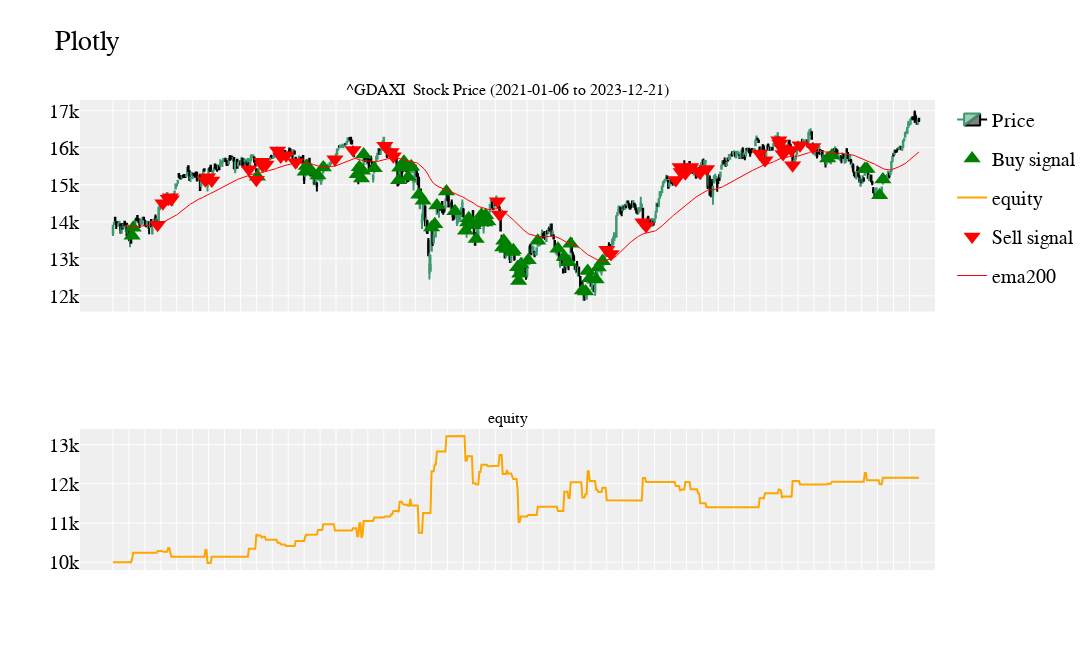

Notebook source saved alongside this figure:
### Code cell
%run "C:\\Users\\adamj\\Documents\\Projekty_Python\\Quant_trading\\Plotting_backtesting.ipynb"
ploting_results_vectorbt_openclose(spx_data)

### Figure 1 — Plotly figure (JSON) as saved in the notebook; plotly's stock layout.template omitted (floating-point values rounded to 4 significant figures; data arrays with more than 128 entries replaced by an {"elided": "..."} marker saying what was removed)
{"data": [{"close": {"elided": "760 float values"}, "decreasing": {"line": {"color": "black"}}, "high": {"elided": "760 float values"}, "increasing": {"line": {"color": "rgba(16, 38, 32)"}}, "low": {"elided": "760 float values"}, "name": "Price", "open": {"elided": "760 float values"}, "type": "candlestick", "x": {"elided": "760 str values"}, "xaxis": "x", "yaxis": "y"}, {"marker": {"color": "green", "size": 15, "symbol": "triangle-up"}, "mode": "markers", "name": "Buy signal", "type": "scatter", "x": ["02-01-2021 00:00", "02-02-2021 00:00", "20-07-2021 00:00", "21-09-2021 00:00", "22-09-2021 00:00", "29-09-2021 00:00", "10-07-2021 00:00", "14-10-2021 00:00", "29-11-2021 00:00", "12-01-2021 00:00", "12-03-2021 00:00", "12-06-2021 00:00", "12-07-2021 00:00", "21-12-2021 00:00", "25-01-2022 00:00", "26-01-2022 00:00", "31-01-2022 00:00", "02-01-2022 00:00", "02-07-2022 00:00", "02-09-2022 00:00", "02-10-2022 00:00", "21-02-2022 00:00", "25-02-2022 00:00", "03-09-2022 00:00", "14-03-2022 00:00", "16-03-2022 00:00", "29-03-2022 00:00", "04-08-2022 00:00", "26-04-2022 00:00", "28-04-2022 00:00", "29-04-2022 00:00", "05-05-2022 00:00", "05-10-2022 00:00", "13-05-2022 00:00", "17-05-2022 00:00", "20-05-2022 00:00", "23-05-2022 00:00", "25-05-2022 00:00", "14-06-2022 00:00", "15-06-2022 00:00", "20-06-2022 00:00", "21-06-2022 00:00", "27-06-2022 00:00", "28-06-2022 00:00", "07-04-2022 00:00", "07-05-2022 00:00", "07-06-2022 00:00", "07-07-2022 00:00", "18-07-2022 00:00", "29-07-2022 00:00", "25-08-2022 00:00", "09-02-2022 00:00", "09-08-2022 00:00", "09-12-2022 00:00", "27-09-2022 00:00", "30-09-2022 00:00", "10-04-2022 00:00", "10-06-2022 00:00", "14-10-2022 00:00", "18-10-2022 00:00", "24-10-2022 00:00", "22-08-2023 00:00", "28-08-2023 00:00", "10-10-2023 00:00", "10-12-2023 00:00", "30-10-2023 00:00", "11-02-2023 00:00"], "xaxis": "x", "y": [13620.0, 13840.0, 15220.0, 15350.0, 15510.0, 15370.0, 15250.0, 15460.0, 15280.0, 15470.0, 15170.0, 15380.0, 15810.0, 15450.0, 15120.0, 15460.0, 15470.0, 15620.0, 15210.0, 15480.0, 15490.0, 14730.0, 14570.0, 13850.0, 13930.0, 14440.0, 14820.0, 14280.0, 13760.0, 13980.0, 14100.0, 13900.0, 13530.0, 14030.0, 14190.0, 13980.0, 14180.0, 14010.0, 13300.0, 13490.0, 13270.0, 13290.0, 13190.0, 13230.0, 12770.0, 12400.0, 12590.0, 12840.0, 12960.0, 13480.0, 13270.0, 13050.0, 12900.0, 13400.0, 12140.0, 12110.0, 12670.0, 12470.0, 12440.0, 12770.0, 12930.0, 15710.0, 15790.0, 15420.0, 15430.0, 14720.0, 15140.0], "yaxis": "y"}, {"line": {"color": "orange"}, "name": "equity", "type": "scatter", "x": {"elided": "760 str values"}, "xaxis": "x2", "y": {"elided": "760 float values"}, "yaxis": "y2"}, {"marker": {"color": "red", "size": 15, "symbol": "triangle-down"}, "mode": "markers", "name": "Sell signal", "type": "scatter", "x": ["03-05-2021 00:00", "03-12-2021 00:00", "19-03-2021 00:00", "23-03-2021 00:00", "24-03-2021 00:00", "05-11-2021 00:00", "13-05-2021 00:00", "19-05-2021 00:00", "07-08-2021 00:00", "19-07-2021 00:00", "26-07-2021 00:00", "27-07-2021 00:00", "30-07-2021 00:00", "16-08-2021 00:00", "19-08-2021 00:00", "26-08-2021 00:00", "09-08-2021 00:00", "29-10-2021 00:00", "23-11-2021 00:00", "01-06-2022 00:00", "14-01-2022 00:00", "18-01-2022 00:00", "06-07-2022 00:00", "06-09-2022 00:00", "28-10-2022 00:00", "11-03-2022 00:00", "15-12-2022 00:00", "20-12-2022 00:00", "30-01-2023 00:00", "02-03-2023 00:00", "02-06-2023 00:00", "02-10-2023 00:00", "17-02-2023 00:00", "28-02-2023 00:00", "03-02-2023 00:00", "03-10-2023 00:00", "24-05-2023 00:00", "31-05-2023 00:00", "19-06-2023 00:00", "20-06-2023 00:00", "22-06-2023 00:00", "23-06-2023 00:00", "07-05-2023 00:00", "07-06-2023 00:00", "17-07-2023 00:00", "08-02-2023 00:00"], "xaxis": "x", "y": [13920.0, 14500.0, 14621, 14660.0, 14610.0, 15120.0, 15200.0, 15110.0, 15420.0, 15130.0, 15620.0, 15520.0, 15540.0, 15930.0, 15770.0, 15790.0, 15610.0, 15690.0, 15937, 16050.0, 15880.0, 15770.0, 14560.0, 14200.0, 13240.0, 13130.0, 13990.0, 13880.0, 15130.0, 15480.0, 15350.0, 15310.0, 15482, 15370.0, 15330.0, 15430.0, 15840.0, 15660.0, 16200.0, 16110.0, 15990.0, 15830.0, 15940.0, 15530.0, 16070.0, 16020.0], "yaxis": "y"}, {"legendgroup": "1", "line": {"color": "red", "width": 1}, "name": "ema200", "type": "scatter", "x": {"elided": "760 str values"}, "xaxis": "x", "y": {"elided": "760 float values"}, "yaxis": "y"}], "layout": {"annotations": [{"font": {"size": 16}, "showarrow": false, "text": "^GDAXI  Stock Price (2021-01-06 to 2023-12-21)", "x": 0.5, "xanchor": "center", "xref": "paper", "y": 1, "yanchor": "bottom", "yref": "paper"}, {"font": {"size": 16}, "showarrow": false, "text": "equity", "x": 0.5, "xanchor": "center", "xref": "paper", "y": 0.3, "yanchor": "bottom", "yref": "paper"}], "font": {"color": "#000000", "family": "Monospace", "size": 20}, "height": 650, "plot_bgcolor": "#efefef", "title": {"text": "Plotly"}, "width": 1200, "xaxis": {"anchor": "y", "autorange": true, "domain": [0, 1], "matches": "x2", "range": [-30.34, 773.3], "rangeslider": {"visible": false, "yaxis": {}}, "showticklabels": false, "type": "category"}, "xaxis2": {"anchor": "y2", "autorange": true, "domain": [0, 1], "range": [-30.34, 773.3], "showticklabels": false, "type": "category"}, "yaxis": {"anchor": "x", "autorange": true, "domain": [0.55, 1], "range": [11580.0, 17290.0], "type": "linear"}, "yaxis2": {"anchor": "x2", "autorange": true, "domain": [0, 0.3], "range": [9800.0, 13400.0], "type": "linear"}}}
